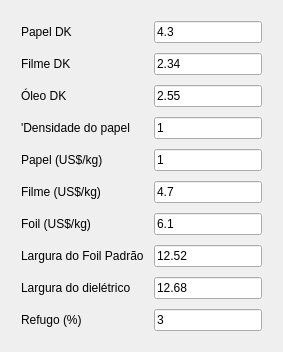
       <widget class="QWidget" name="tab_4">
        <attribute name="title">
         <string>Materiais</string>
        </attribute>
        <layout class="QVBoxLayout" name="verticalLayout_17">
         <item>
          <layout class="QFormLayout" name="formLayout">
           <property name="horizontalSpacing">
            <number>10</number>
           </property>
           <property name="verticalSpacing">
            <number>10</number>
           </property>
           <property name="leftMargin">
            <number>10</number>
           </property>
           <property name="topMargin">
            <number>10</number>
           </property>
           <property name="rightMargin">
            <number>10</number>
           </property>
           <property name="bottomMargin">
            <number>10</number>
           </property>
           <item row="0" column="0">
            <widget class="QLabel" name="label_9">
             <property name="text">
              <string>Papel DK</string>
             </property>
            </widget>
           </item>
           <item row="1" column="0">
            <widget class="QLabel" name="label_53">
             <property name="text">
              <string>Filme DK</string>
             </property>
            </widget>
           </item>
           <item row="2" column="0">
            <widget class="QLabel" name="label_54">
             <property name="text">
              <string>Óleo DK</string>
             </property>
            </widget>
           </item>
           <item row="3" column="0">
            <widget class="QLabel" name="label_55">
             <property name="text">
              <string>'Densidade do papel</string>
             </property>
            </widget>
           </item>
           <item row="4" column="0">
            <widget class="QLabel" name="label_56">
             <property name="text">
              <string>Papel (US$/kg)</string>
             </property>
            </widget>
           </item>
           <item row="5" column="0">
            <widget class="QLabel" name="label_58">
             <property name="text">
              <string>Filme (US$/kg)</string>
             </property>
            </widget>
           </item>
           <item row="6" column="0">
            <widget class="QLabel" name="label_59">
             <property name="text">
              <string>Foil (US$/kg)</string>
             </property>
            </widget>
           </item>
           <item row="7" column="0">
            <widget class="QLabel" name="label_60">
             <property name="text">
              <string>Largura do Foil Padrão</string>
             </property>
            </widget>
           </item>
           <item row="8" column="0">
            <widget class="QLabel" name="label_61">
             <property name="text">
              <string>Largura do dielétrico</string>
             </property>
            </widget>
           </item>
           <item row="9" column="0">
            <widget class="QLabel" name="label_62">
             <property name="text">
              <string>Refugo (%)</string>
             </property>
            </widget>
           </item>
           <item row="0" column="1">
            <widget class="QLineEdit" name="ed_PapelBK">
             <property name="text">
              <string>4.3</string>
             </property>
            </widget>
           </item>
           <item row="1" column="1">
            <widget class="QLineEdit" name="ed_FilmeDK">
             <property name="text">
              <string>2.34</string>
             </property>
            </widget>
           </item>
           <item row="2" column="1">
            <widget class="QLineEdit" name="ed_OleoDK">
             <property name="text">
              <string>2.55</string>
             </property>
            </widget>
           </item>
           <item row="3" column="1">
            <widget class="QLineEdit" name="ed_rhoPaper">
             <property name="text">
              <string>1</string>
             </property>
            </widget>
           </item>
           <item row="4" column="1">
            <widget class="QLineEdit" name="ed_custoPaper">
             <property name="text">
              <string>1</string>
             </property>
            </widget>
           </item>
           <item row="5" column="1">
            <widget class="QLineEdit" name="ed_custoFilm">
             <property name="text">
              <string>4.7</string>
             </property>
            </widget>
           </item>
           <item row="6" column="1">
            <widget class="QLineEdit" name="ed_custoFoil">
             <property name="text">
              <string>6.1</string>
             </property>
            </widget>
           </item>
           <item row="7" column="1">
            <widget class="QLineEdit" name="ed_largFoil">
             <property name="text">
              <string>12.52</string>
             </property>
            </widget>
           </item>
           <item row="8" column="1">
            <widget class="QLineEdit" name="ed_largDie">
             <property name="text">
              <string>12.68</string>
             </property>
            </widget>
           </item>
           <item row="9" column="1">
            <widget class="QLineEdit" name="ed_Refugo">
             <property name="text">
              <string>3</string>
             </property>
            </widget>
           </item>
          </layout>
         </item>
        </layout>
       </widget>
